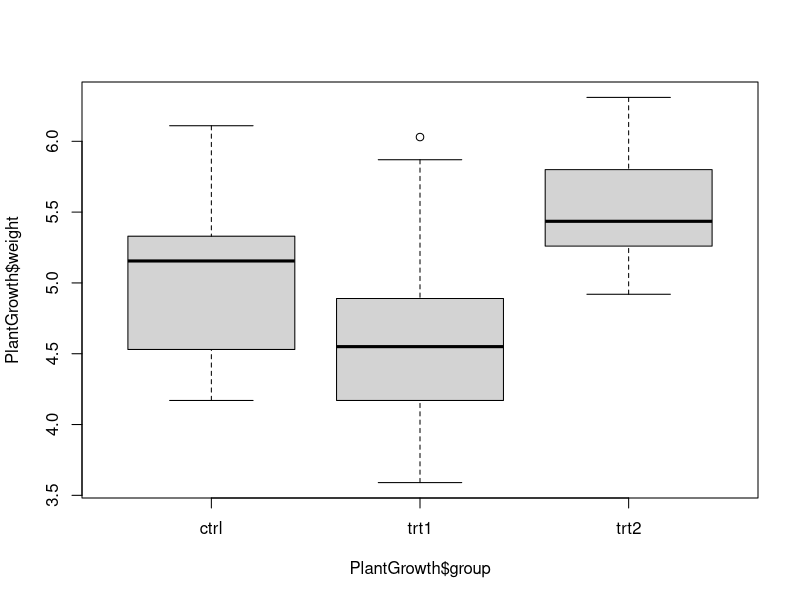
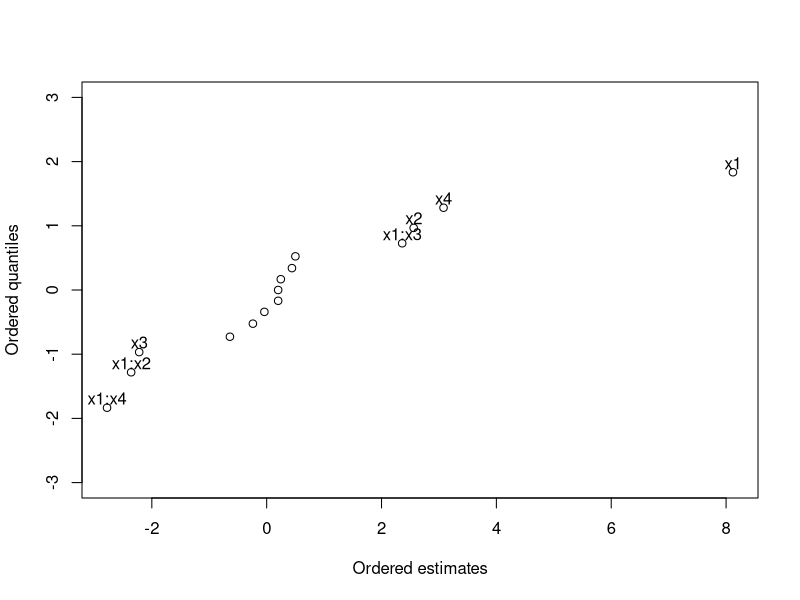
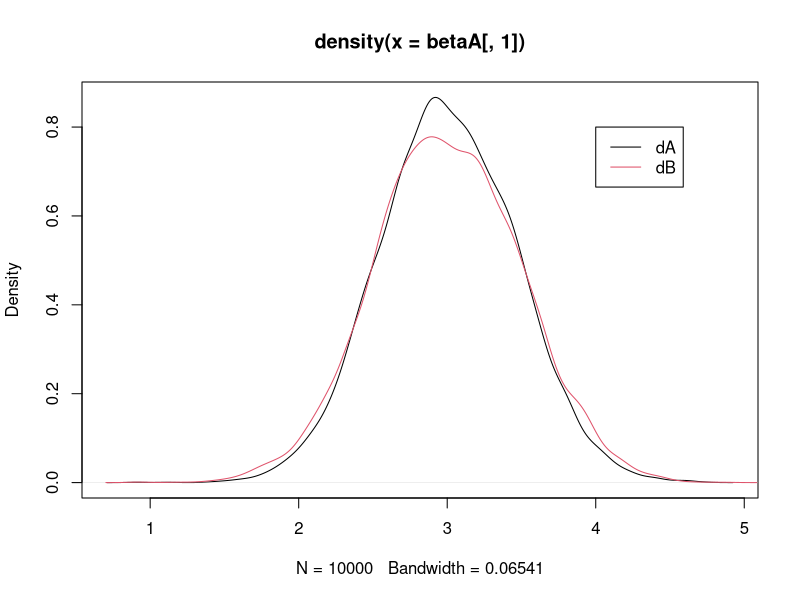
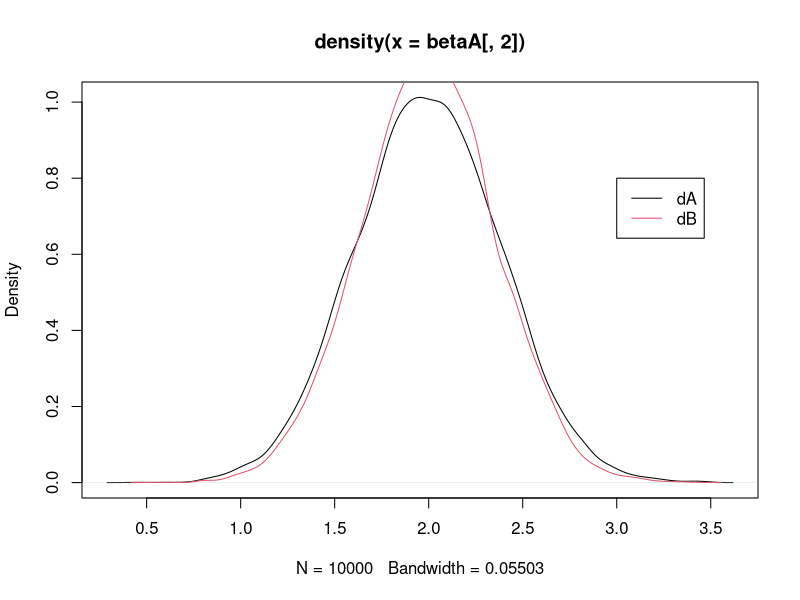
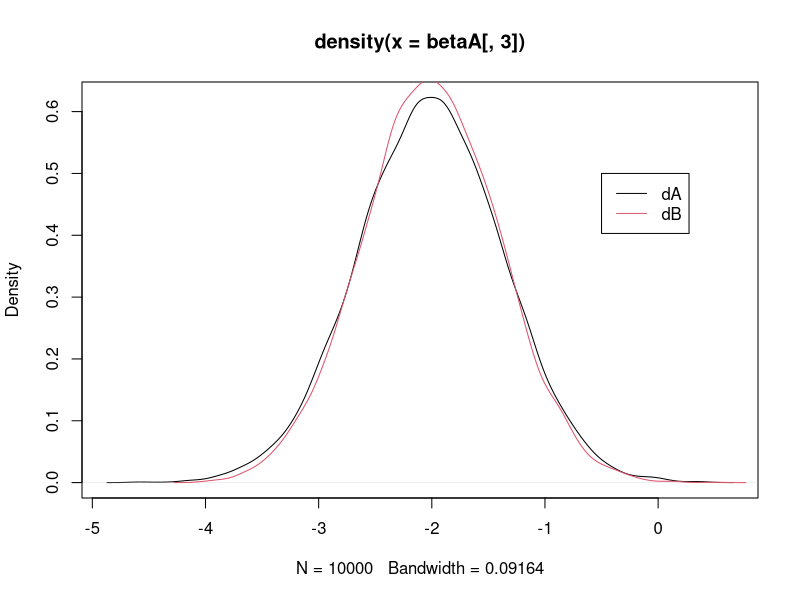

These figures' R source, in order:
#week 2
## SIMPLE COMPARATIVE EXPERIMENT ##
## Loading the data
data = PlantGrowth
?PlantGrowth

boxplot(PlantGrowth$weight~PlantGrowth$group)
## There seems to be a difference between the groups

## Fitting the model
mod <- lm(PlantGrowth$weight~factor(PlantGrowth$group))
summary(mod)
## No statistical significant difference between the control group and the two treatments

amod<-anova(mod)
amod
## However the variable group appears to be significant

## Multiple comparisons
r <- 10
sigma <- amod$`Mean Sq`[2]
t12 <- abs(mean(subset(PlantGrowth$weight, PlantGrowth$group == "ctrl"))-mean(subset(PlantGrowth$weight, PlantGrowth$group == "trt1")))/(sigma*sqrt(1/r+1/r))
t13 <- abs(mean(subset(PlantGrowth$weight, PlantGrowth$group == "ctrl"))-mean(subset(PlantGrowth$weight, PlantGrowth$group == "trt2")))/(sigma*sqrt(1/r+1/r))
t23 <- abs(mean(subset(PlantGrowth$weight, PlantGrowth$group == "trt1"))-mean(subset(PlantGrowth$weight, PlantGrowth$group == "trt2")))/(sigma*sqrt(1/r+1/r))
qtukey(0.95,3,27)
## Only t23>qtukey and thus only trt1 and trt2 are statistically significant different.



## SIMPLE COMPARATIVE EXPERIMENT WITH BLOCKING ##
## Creation of the dataset for the tyre experiment
y<-c(238,196,254,238,213,312,279,334,421,308,367,412)
compound<-rep(c("A","B","C","D"),each=3)
tyre<-c("one","two","three","one","two","four","one","three","four","two","three","four")
compound<-factor(compound,levels=c("D","A","B","C"))
tyre<-factor(tyre,levels=c("four","one","two","three"))


## Fit of the full model
modfull<-lm(y ~ compound + tyre)

## Parameter estimates for the full model
modfull$coefficients[1:4]

## Covariance matrix of beta
round(summary(modfull)$cov.unscaled,2)[1:4,1:4]

## Fit of the model with the blocking term only
modblock<-lm(y ~ tyre)

### ANOVA tables
afull<-anova(modfull)
ablock<-anova(modblock)

afull
ablock

## Test statistic for hypothesis b1=b2=....=bp
num<-(sum(ablock$`Sum Sq`)-afull$`Sum Sq`[3]-ablock$`Sum Sq`[1])/(length(levels(compound))-1)
den<-afull$`Mean Sq`[3]
test<- num/den
qf(0.95,3,5)
## Since test>qf we reject the null hypothesis that all treatments are equal

## Multiple comparisons
k <- 3
lambda <-2
p<-length(levels(compound))
sigma <- afull$`Mean Sq`[3]

den <- 2*k*sigma/(lambda*p)

t12=abs(modfull$coefficients[2]-modfull$coefficients[3])/sqrt(den)
t13=abs(modfull$coefficients[2]-modfull$coefficients[4])/sqrt(den)
t14=abs(modfull$coefficients[2])/sqrt(den)
t23=abs(modfull$coefficients[3]-modfull$coefficients[4])/sqrt(den)
t24=abs(modfull$coefficients[3])/sqrt(den)
t34=abs(modfull$coefficients[4])/sqrt(den)

qtukey(0.95,4,5)/sqrt(2)
## t_ij > qtukey for A vs C, A vs D, B vs C and B vs D, and consequently we reject the hypothesis that these pairs of treatments are equal

#week 3
## Analysis of the desylilathion experiment ## 

## Creation of all possible treatments
x1<-rep(c(-1,1),each=8)
x2<-rep(rep(c(-1,1),each=4),2)
x3<-rep(rep(c(-1,1),each=2),4)
x4<-rep(c(-1,1),8)

## Values of the response
y<-c(82.947, 88.667, 77.193, 84.873, 88.073, 92.993, 83.587, 88.707, 94.053, 94.293,
     93.007, 94.247, 93.967, 93.407, 94.373, 94.653)

## Fit of the normal model for factorial experiments. The power allows for considering all possible interactions
mod<-lm(y~(x1+x2+x3+x4)^4)

summary(mod)
## Notice that since the experiment is unreplicated there is no estimation of the error and no statistical tests can be run

## Factorial effects:
theta<-2*mod$coefficients[-1]
theta

## Normal effects plot to assess which factorial effects might be significant (as in the slides)
otheta<-sort(theta)
qq<-qnorm(((1:15)-0.5)/15)
names(qq)<-names(otheta)

plot(otheta,qq, xlab="Ordered estimates", ylab="Ordered quantiles", ylim=c(-3,3))
sets<-c("x1","x2","x3","x4","x1:x2","x1:x3","x1:x4")
text(x=otheta[sets],y=qq[sets]+0.15,labels=sets)


#week 5
# Yield Experiment 
time<-c(-1,-1,1,1,0,0)
temp<-c(-1,1,-1,1,0,0)
yield<-c(65.6,45.6,78.7,63.0,64.8,64.3)

# Test for curvature
first<-lm(yield~time+temp)
first
abs(mean(yield[1:4])- mean(yield[5:6]))
# As the curvature is much smaller than linear effects, it is unlikely to be important

# After a steepest ascent the following data was collected
time<-c(-1,-1,1,1,0,0)
temp<-c(-1,1,-1,1,0,0)
yield<-c(91.2,94.2,87.5,94.4,93.0,93.1)

# Test of curvature
first<-lm(yield~time+temp)
first
abs(mean(yield[1:4])- mean(yield[5:6]))
# As the curvature is of the same magnitude as the linear effects, it is likely to be important

# Central cuboid design
time<-c(-1,-1,1,1,0,0,-1.41,1.41,0,0)
temp<-c(-1,1,-1,1,0,0,0,0,-1.41,1.41)
yield<-c(91.2,94.2,87.5,94.4,93.0,93.1,93.6,91.2,88.7,95.1)

# Second-order model 
second<-lm(yield~time*temp+I(time^2)+I(temp^2))
second$coefficients

# Identification of the optimum
b <- second$coefficients[2:3]
B<-matrix(c(second$coefficients[4],second$coefficients[6]/2,second$coefficients[6]/2,second$coefficients[5]),2,2)

x_s <- -0.5*solve(B)%*%b
y_s <- second$coefficients[1]-0.25*b%*%solve(B)%*%b


#week 6
## Simulation study comparing two designs from Chapter 6 in terms of accuracy of inference.
N<-12
truebeta<-c(3,2,-2)
truesigma2<-1

dB<-rep(c(-1,0,1),each=4)
dA<-rep(c(-1,-1/3,1/3,1),each=3)

reps<-10000
betaB<-matrix(0,nrow=reps,ncol=3)
betaA<-matrix(0,nrow=reps,ncol=3)
for(i in 1:reps){
  
  eps<-rnorm(n=N,mean=0,sd=sqrt(truesigma2))
  
  yA<-truebeta[1]+dA*truebeta[2]+(dA^2)*truebeta[3]+eps
  yB<-truebeta[1]+dB*truebeta[2]+(dB^2)*truebeta[3]+eps
  
  modA<-lm(yA~dA+I(dA^2))
  modB<-lm(yB~dB+I(dB^2))
  
  betaA[i,]<-modA$coefficients
  betaB[i,]<-modB$coefficients}

plot(density(betaA[,1]))
lines(density(betaB[,1]),col=2)
legend(x=4,y=0.8,legend=c("dA","dB"),col=c(1,2),lty=c(1,1))

plot(density(betaA[,2]))
lines(density(betaB[,2]),col=2)
legend(x=3,y=0.8,legend=c("dA","dB"),col=c(1,2),lty=c(1,1))

plot(density(betaA[,3]))
lines(density(betaB[,3]),col=2)
legend(x=-0.5,y=0.5,legend=c("dA","dB"),col=c(1,2),lty=c(1,1))

var(betaA)
var(betaB)

det(var(betaA))
det(var(betaB))

(det(var(betaB))/det(var(betaA)))^(1/3)


